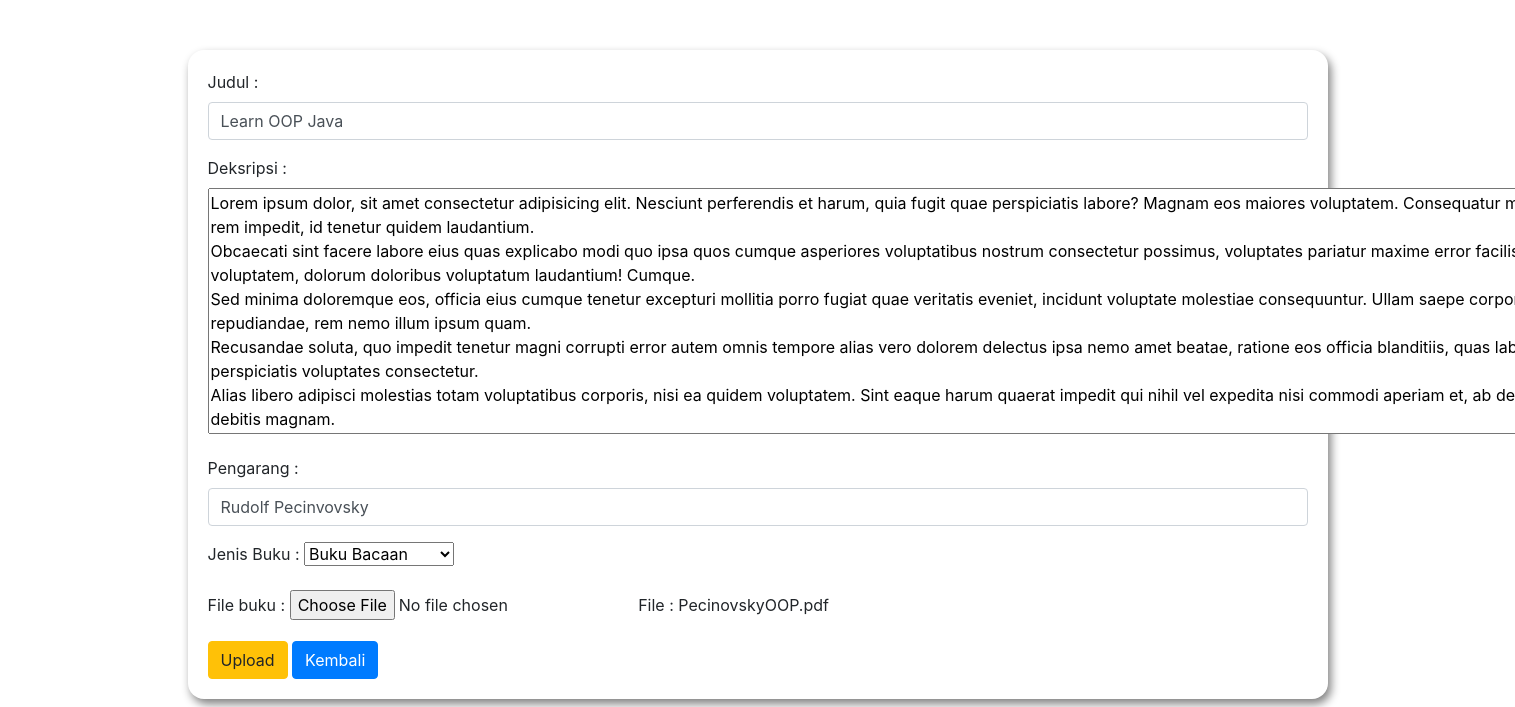
Screenshot of /form-tambah-edit-buku.php?id_buku=26 (signed in) with the database file from the repository.
### tables this page shows
CREATE TABLE `buku` (
  `id_buku` int(5) NOT NULL,
  `judul_buku` varchar(255) NOT NULL,
  `deskripsi` text NOT NULL,
  `pengarang` varchar(50) NOT NULL,
  `jenis_buku` enum('Buku Bacaan','Buku Ajar(Diktat)') NOT NULL,
  `id_admin` int(5) NOT NULL,
  `file` varchar(255) NOT NULL,
  `create_date` timestamp NOT NULL DEFAULT current_timestamp() ON UPDATE current_timestamp()
);

### fungsi.php (called while the page is built, shortened)
<?php
include('koneksi.php');
function antiInjection($data){
    global $conn;
    $filter = stripslashes($data);
    $filter = mysqli_real_escape_string($conn, $filter);
    return $filter;
}
function active_select_button($value, $input){
    $result = $value==$input ? 'selected' : '';
    return $result;
};

### form-tambah-edit-buku.php (the view, shortened to what this page needs)
<?php
require 'fungsi.php';
$halaman = "Upload Buku";
$data = [
    "id_buku" => null,
    "judul_buku" => null,
    "dekripsi" => null,
    "pengarang" => null,
    "jenis_buku" => null,
    "id_admin" => null,
    "file" => null,
];
if(isset($_GET['id_buku'])){
    $id_buku = antiInjection($_GET['id_buku']);
    $halaman = "Edit Buku";
    $query = "SELECT * FROM buku WHERE id_buku = '$id_buku';";
    $sql = mysqli_query($conn, $query);
    $data = mysqli_fetch_assoc($sql);
}
?>
<!DOCTYPE html>
<html lang="en">
<head>
    <link rel="stylesheet" href="https://stackpath.bootstrapcdn.com/bootstrap/4.1.3/css/bootstrap.min.css">
</head>
<body>
    <div class="container">
        <form action="<?= ($halaman == "Upload Buku") ? "simpan-buku-proses.php" : "simpan-edit-buku.php" ?>" method="post" enctype="multipart/form-data">
            <div class="mb-3">
                <label for="judul_buku" class="form-label">Judul : </label>
                <input type="text" name="judul_buku" id="" class="form-control" value="<?= $data['judul_buku'] ?>" required>
            </div>
            <div class="mb-3">
                <label for="deksripsi" class="form-label">Deksripsi : </label>
                <textarea name="deskripsi" id="" cols="140" rows="10" required><?= isset($data['deskripsi']) ? $data['deskripsi'] : "" ?></textarea>
            </div>
            <div class="mb-3">
                <label for="pengarang" class="form-label">Pengarang : </label>
                <input type="text" name="pengarang" id="" class="form-control" value="<?= $data['pengarang'] ?>" required>
            </div>
            <div class="mb-3">
                <label for="jenis_buku" class="form-label">Jenis Buku : </label>
                <select name="jenis_buku" id="" class="form-select" required>
                    <option value="Buku Bacaan" <?= active_select_button("Buku Bacaan", $data['jenis_buku'])?>>Buku Bacaan</option>
                </select>
            </div>
            <div class="mb-3">
                <label for="file" class="form-label">File buku : </label>
                <input type="file" name="file" id="file-buku" >
                <span id="file-name-display"><?= isset($data['file']) ? "File : ". $data['file'] : ""?></span>
            </div>
            <button type="submit" class="btn btn-warning" name="upload" value="upload">Upload</button>
            <a href="index.php" class="btn btn-primary">Kembali</a>
        </form>
    </div>
</body>
</html>

### form-tambah-edit-buku.php (style rules this page uses)
.container { margin-top:50px; padding : 20px; border-radius: 16px; box-shadow: 3px 5px 10px gray; box-sizing:border-box; }

### rows the page displays
buku: judul_buku "Learn OOP Java", deskripsi "Lorem ipsum dolor, sit amet consectetur adipisicing elit. Nesciunt perferendis et harum, quia fugit quae perspiciatis labore? Magnam eos maiores voluptatem. Consequatur maiores ducimus rem impedit, id tenetur quidem laudantium. Obcaecati sint facere labore eius quas explicabo modi quo ipsa quos cumque asperiores voluptatibus nostrum consectetur possimus, voluptates pariatur maxime error facilis iusto provident voluptatem, dolorum doloribus voluptatum laudantium! Cumque. Sed minima doloremque eos, officia eius cumque tenetur excepturi mollitia porro fugiat quae veritatis eveniet, incidunt voluptate molestiae consequuntur. Ullam saepe corporis earum impedit repudiandae, rem nemo illum ipsum…", pengarang "Rudolf Pecinvovsky", file "PecinovskyOOP.pdf"
